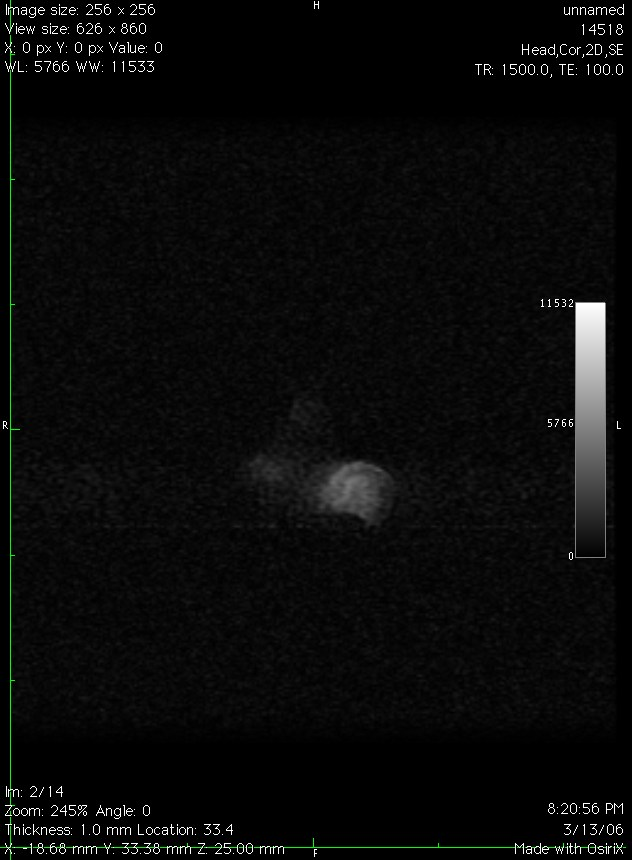
%> input picture Emily/1_photos/MRI-1.jpg, 632 x 860 px
$ octave --eval "result = finalcutt(imread('../1_photos/MRI-1.jpg'));"   (GNU Octave 9; MATLAB toolbox functions it lacks are replaced by stand-ins)
%> lines starting %> are read from the running program, lines starting %| are printed output that depends on the picture
function [BW,maskedImage] = finalcutt(X)
%segmentImage Segment image using auto-generated code from imageSegmenter app
%  [BW,MASKEDIMAGE] = segmentImage(X) segments image X using auto-generated
%  code from the imageSegmenter app. The final segmentation is returned in
%  BW, and a masked image is returned in MASKEDIMAGE.

% Auto-generated by imageSegmenter app on 16-Jun-2022
%----------------------------------------------------


% Threshold image - global threshold
BW = imbinarize(X);
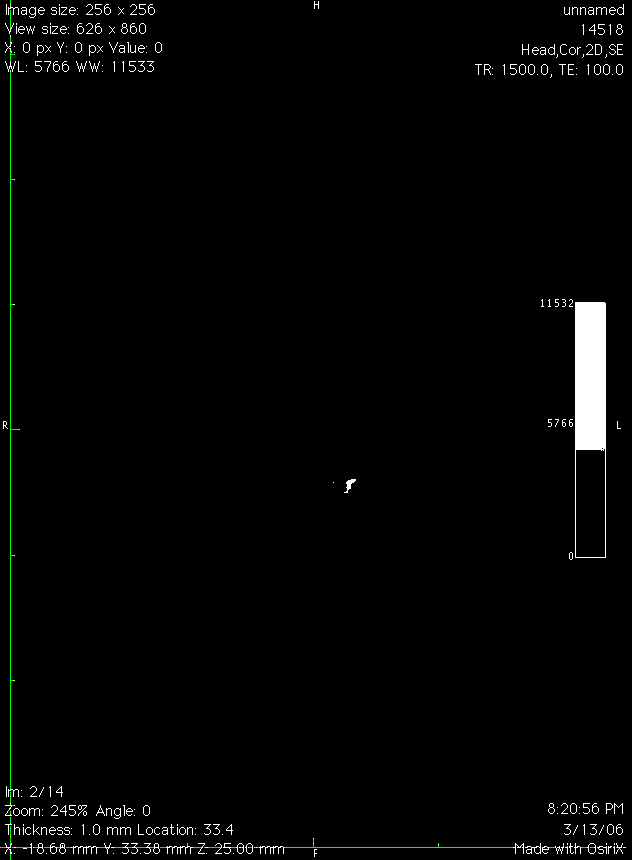
%> BW: size 860x632x3 logical; mean R, G, B 0.017, 0.0192, 0.017

% Close mask with disk
radius = 15;
decomposition = 0;
se = strel('disk', radius, decomposition);
BW = imclose(BW, se);
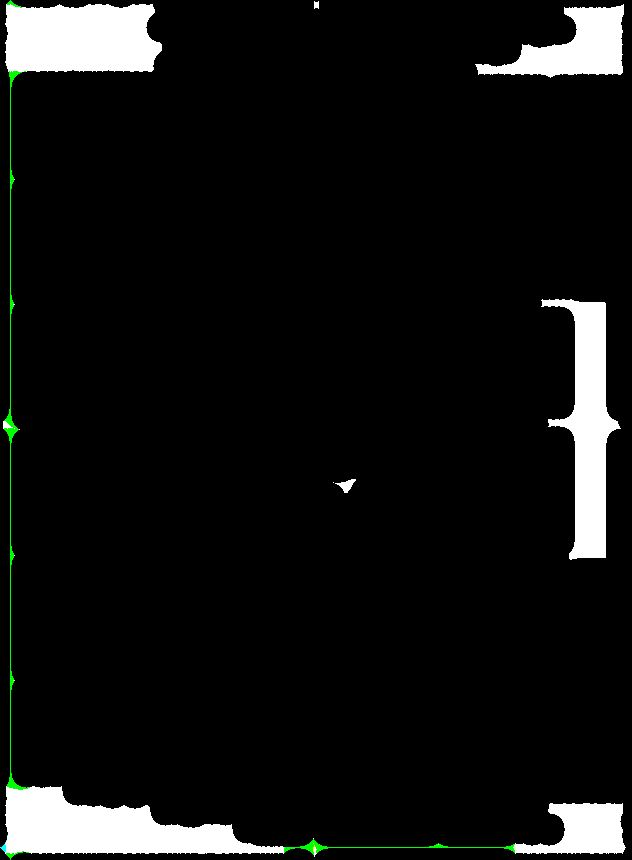
%> BW: size 860x632x3 logical; mean R, G, B 0.0702, 0.0734, 0.0702

% Close mask with disk
radius = 33;
decomposition = 0;
se = strel('disk', radius, decomposition);
BW = imclose(BW, se);
BW = imclearborder(BW);
%> BW: size 860x632x3 logical; every value is 0
se = strel('disk', 65, decomposition);
BW = imclose(BW, se);
BW = imclearborder(BW);

% Create masked image.
maskedImage = X;
%> maskedImage is the input picture: size 860x632x3 uint8; mean R, G, B 10.2, 10.6, 10.2
maskedImage(~BW) = 0;
end

$ run again, on Emily/1_photos/MRI-10.jpg
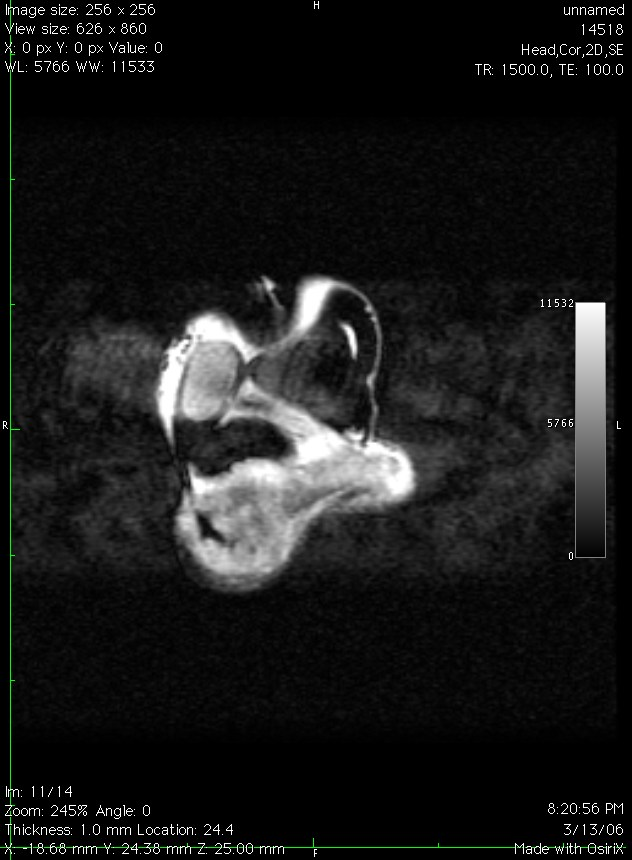
%> input picture Emily/1_photos/MRI-10.jpg, 632 x 860 px
%> in finalcutt, `BW = imclose(BW, se);`:
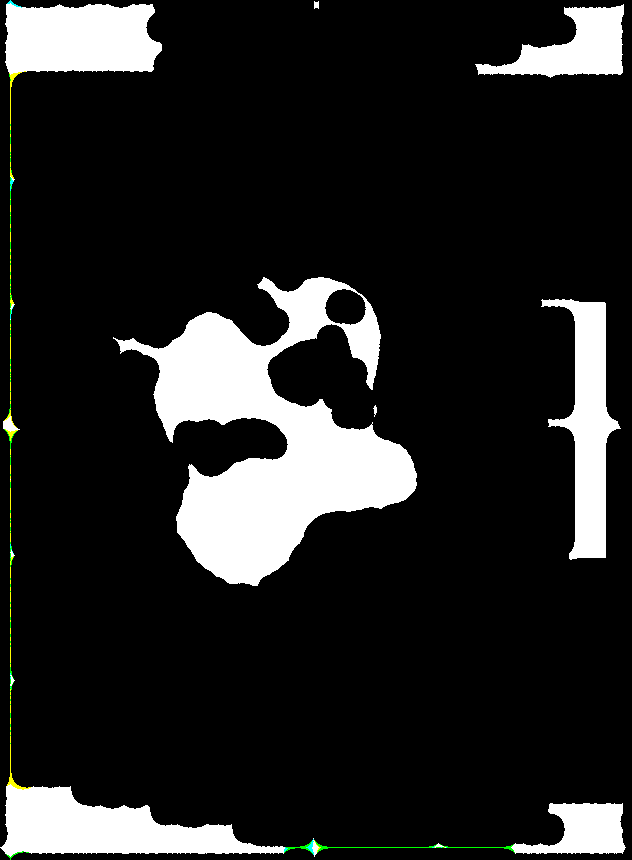
%> BW: size 860x632x3 logical; mean R, G, B 0.144, 0.145, 0.143
%> in finalcutt, `BW = imclose(BW, se);`:
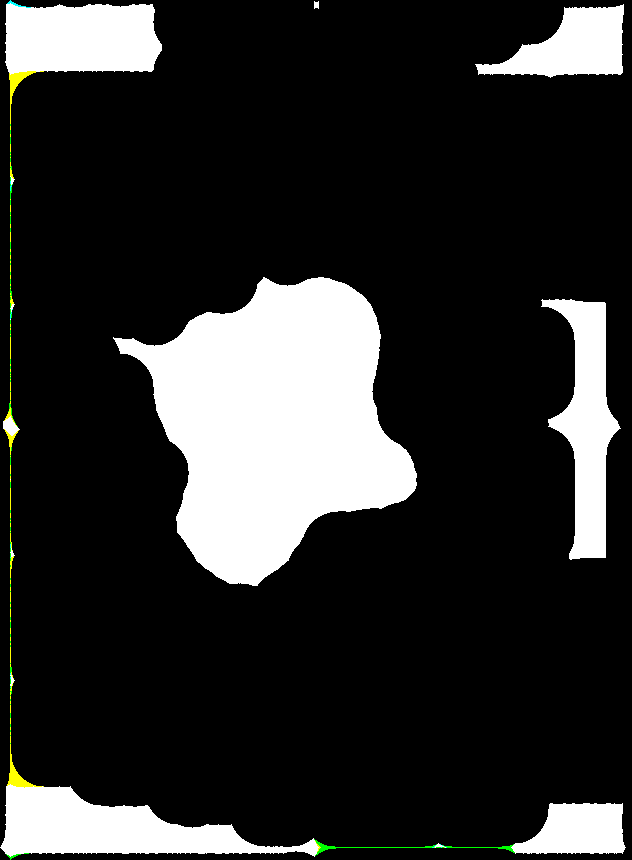
%> BW: size 860x632x3 logical; mean R, G, B 0.18, 0.181, 0.178
%> in finalcutt, maskedImage is the input picture: size 860x632x3 uint8; mean R, G, B 25.6, 26, 25.6

$ run again, on Emily/1_photos/MRI-11.jpg
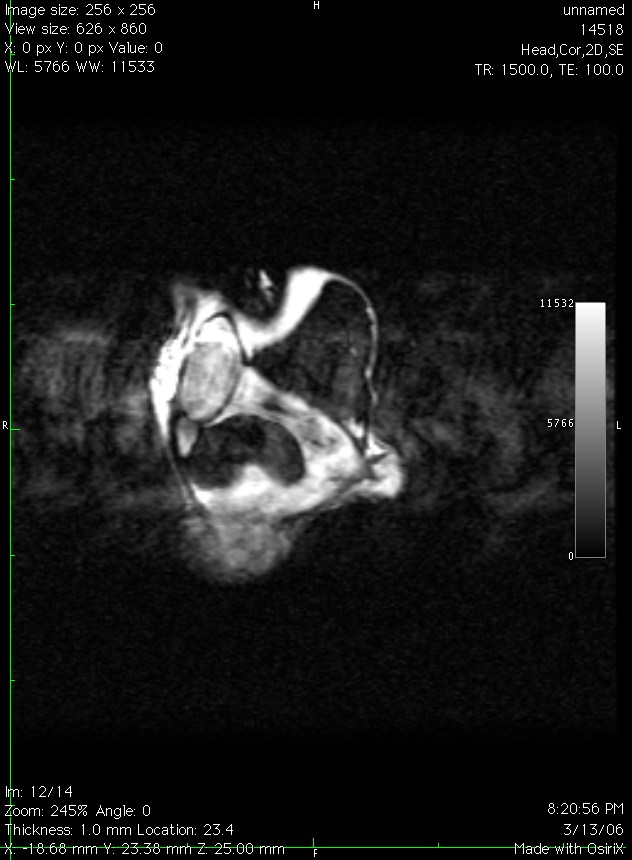
%> input picture Emily/1_photos/MRI-11.jpg, 632 x 860 px
%> in finalcutt, `BW = imclose(BW, se);`:
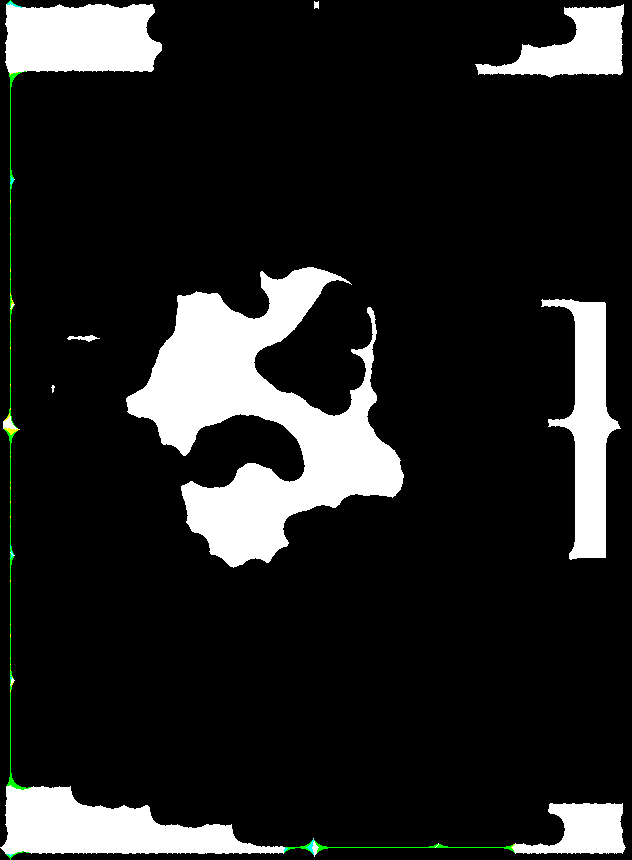
%> BW: size 860x632x3 logical; mean R, G, B 0.136, 0.139, 0.136
%> in finalcutt, `BW = imclose(BW, se);`:
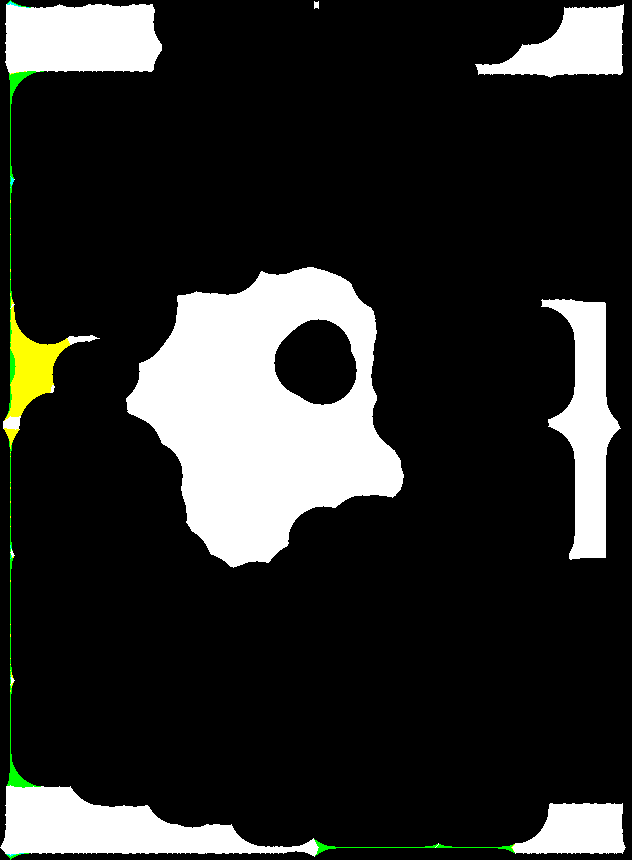
%> BW: size 860x632x3 logical; mean R, G, B 0.171, 0.175, 0.166
%> in finalcutt, maskedImage is the input picture: size 860x632x3 uint8; mean R, G, B 24.9, 25.3, 24.9
